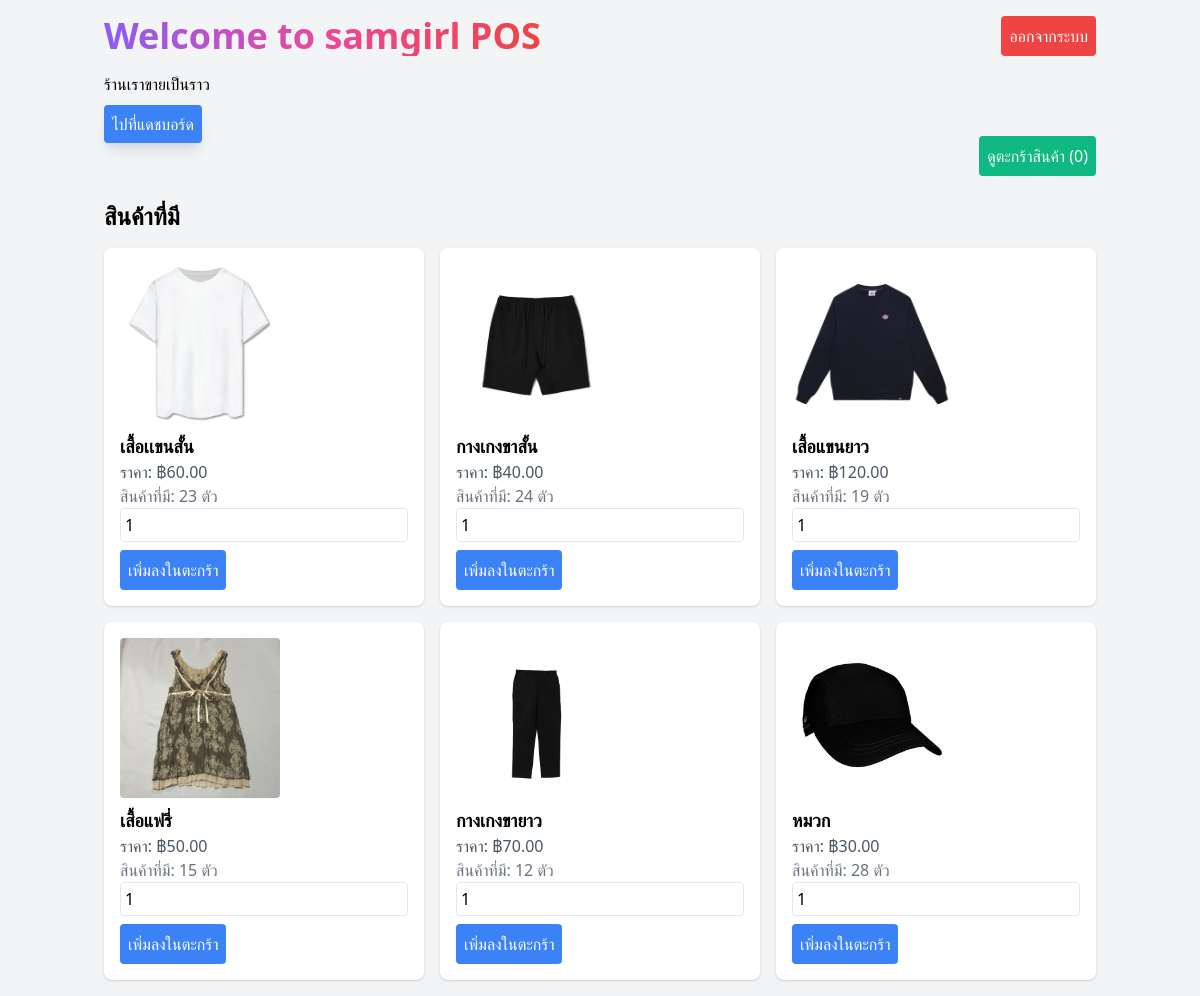
/index.php (signed in), run on the app's committed database.
### tables this page shows
CREATE TABLE `products` (
  `id` int(11) NOT NULL,
  `name` varchar(255) NOT NULL,
  `description` text NOT NULL,
  `price` decimal(10,2) NOT NULL,
  `quantity` int(11) NOT NULL,
  `image` varchar(255) NOT NULL,
  `sold` tinyint(1) DEFAULT 0,
  `quantity_sold` int(11) DEFAULT 0,
  `sale_date` date DEFAULT NULL,
  `cost` decimal(10,2) DEFAULT NULL
);

### index.php (the view, shortened to what this page needs)
<?php
include 'db.php';
$stmt = $conn->prepare("SELECT * FROM products");
$stmt->execute();
$products = $stmt->fetchAll(PDO::FETCH_ASSOC);
?>
<!DOCTYPE html>
<html lang="en">
<head>
    <link href="https://cdn.jsdelivr.net/npm/tailwindcss@2.2.19/dist/tailwind.min.css" rel="stylesheet">
</head>
<body class="bg-gray-100">
    <div class="container mx-auto p-4">
    <div class="flex justify-between items-center mb-4">
    <h1 class="text-4xl font-bold bg-gradient-to-r from-purple-500 via-pink-500 to-red-500 text-transparent bg-clip-text animate-pulse">
    </h1>
    <form action="logout.php" method="POST">
    <button type="submit"
    class="bg-red-500 text-white p-2 rounded transition duration-300 ease-in-out
           hover:bg-red-600 hover:scale-105 hover:shadow-lg
           active:scale-95 active:bg-red-700 active:shadow-inner">
    ออกจากระบบ
</button>
    </form>
</div>
        <p class="mb-4">ร้านเราขายเป็นราว</p>
        <a href="dashboard.php"
   class="bg-blue-500 text-white p-2 rounded shadow-lg transform transition-all duration-500 ease-in-out
          hover:bg-blue-600 hover:scale-110 hover:shadow-2xl animate-pulse-custom">
    ไปที่แดชบอร์ด
</a>
        <div class="flex justify-end">
            <button id="view-cart-btn" class="bg-green-500 text-white p-2 rounded ml-auto">ดูตะกร้าสินค้า (<?php echo isset($_SESSION['cart']) ? count($_SESSION['cart']) : 0; ?>)</button>
        </div>
        <h2 class="text-2xl font-bold mt-6 mb-4">สินค้าที่มี</h2>
        <div class="grid grid-cols-1 md:grid-cols-2 lg:grid-cols-3 gap-4">
            <?php foreach ($products as $product): ?>
                <div class="bg-white rounded-lg shadow p-4">
                    <img src="<?php echo htmlspecialchars($product['image']); ?>" alt="<?php echo htmlspecialchars($product['name']); ?>" class="h-40 w-40 object-cover mb-2 rounded">
                    <h3 class="text-lg font-semibold"><?php echo htmlspecialchars($product['name']); ?></h3>
                    <p class="text-gray-600">ราคา: ฿<?php echo htmlspecialchars($product['price']); ?></p>
                    <p class="text-gray-500">สินค้าที่มี: <?php echo htmlspecialchars($product['quantity']); ?> ตัว</p>
                    <form action="" method="POST">
                        <input type="number" name="quantity" min="1" value="1" class="border rounded p-1 mb-2 w-full">
                        <button type="submit" name="add_to_cart" class="bg-blue-500 text-white p-2 rounded">เพิ่มลงในตะกร้า</button>
                    </form>
                </div>
            <?php endforeach; ?>
        </div>
    </div>
</body>
</html>

### index.php (style rules this page uses)
.animate-pulse-custom { animation: pulse-custom 2s infinite; }

### data on the page
products: image (picture), name "เสื้อเเขนสั้น", price "60.00", quantity "23"
products: image (picture), name "กางเกงขาสั้น", price "40.00", quantity "24"
products: image (picture), name "เสื้อแขนยาว", price "120.00", quantity "19"
products: image (picture), name "เสื้อแฟรี่", price "50.00", quantity "15"
products: image (picture), name "กางเกงขายาว", price "70.00", quantity "12"
products: image (picture), name "หมวก", price "30.00", quantity "28"
